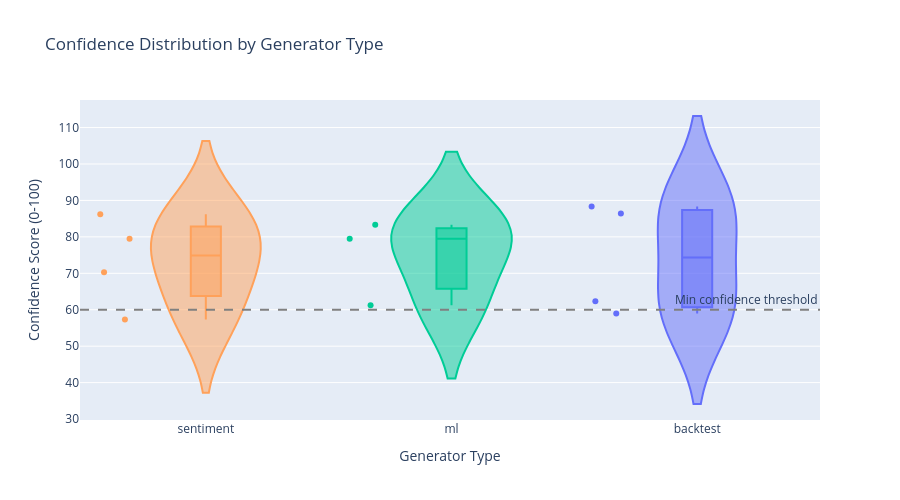

Notebook code for this chart:
### Markdown cell above
## 4. Confidence Distribution by Generator

Violin plot showing how confidence scores are distributed across each `signal_type` (backtest, sentiment, ml). This helps assess which generators tend to produce higher-conviction signals.

### Code cell
try:
    if not signals_df.empty:
        fig = px.violin(
            signals_df, x="signal_type", y="confidence",
            color="signal_type", box=True, points="all",
            title="Confidence Distribution by Generator Type",
            labels={"signal_type": "Generator Type", "confidence": "Confidence Score (0-100)"},
            color_discrete_map={
                "backtest": "#636EFA",
                "sentiment": "#FFA15A",
                "ml": "#00CC96",
            },
        )
        fig.update_layout(height=500, showlegend=False)
        fig.add_hline(y=60, line_dash="dash", line_color="gray",
                       annotation_text="Min confidence threshold")
        fig.show()
    else:
        raise ValueError("No signals data")
except Exception as e:
    print(f"Violin plot error: {e}")
    print("\nGenerating synthetic confidence distribution for demo...")
    np.random.seed(42)
    synth_violin = pd.DataFrame({
        "signal_type": np.random.choice(["backtest", "sentiment", "ml"], size=60, p=[0.4, 0.3, 0.3]),
        "confidence": np.concatenate([
            np.random.normal(70, 10, 24),
            np.random.normal(62, 12, 18),
            np.random.normal(75, 8, 18),
        ]),
    })
    synth_violin["confidence"] = synth_violin["confidence"].clip(30, 100)
    fig = px.violin(
        synth_violin, x="signal_type", y="confidence",
        color="signal_type", box=True, points="all",
        title="Confidence Distribution by Generator Type (Synthetic Demo)",
        labels={"signal_type": "Generator Type", "confidence": "Confidence Score (0-100)"},
        color_discrete_map={"backtest": "#636EFA", "sentiment": "#FFA15A", "ml": "#00CC96"},
    )
    fig.update_layout(height=500, showlegend=False)
    fig.add_hline(y=60, line_dash="dash", line_color="gray", annotation_text="Min confidence threshold")
    fig.show()

### Figure 1 — Plotly figure (JSON) as saved in the notebook; plotly's stock layout.template omitted (floating-point values rounded to 4 significant figures)
{"data": [{"alignmentgroup": "True", "box": {"visible": true}, "hovertemplate": "Generator Type=%{x}<br>Confidence Score (0-100)=%{y}<extra></extra>", "legendgroup": "sentiment", "marker": {"color": "#FFA15A"}, "name": "sentiment", "offsetgroup": "sentiment", "orientation": "v", "points": "all", "scalegroup": "True", "showlegend": true, "type": "violin", "x": ["sentiment", "sentiment", "sentiment", "sentiment"], "x0": " ", "xaxis": "x", "y": [86.2, 57.3, 79.5, 70.3], "y0": " ", "yaxis": "y"}, {"alignmentgroup": "True", "box": {"visible": true}, "hovertemplate": "Generator Type=%{x}<br>Confidence Score (0-100)=%{y}<extra></extra>", "legendgroup": "ml", "marker": {"color": "#00CC96"}, "name": "ml", "offsetgroup": "ml", "orientation": "v", "points": "all", "scalegroup": "True", "showlegend": true, "type": "violin", "x": ["ml", "ml", "ml"], "x0": " ", "xaxis": "x", "y": [61.2, 83.3, 79.5], "y0": " ", "yaxis": "y"}, {"alignmentgroup": "True", "box": {"visible": true}, "hovertemplate": "Generator Type=%{x}<br>Confidence Score (0-100)=%{y}<extra></extra>", "legendgroup": "backtest", "marker": {"color": "#636EFA"}, "name": "backtest", "offsetgroup": "backtest", "orientation": "v", "points": "all", "scalegroup": "True", "showlegend": true, "type": "violin", "x": ["backtest", "backtest", "backtest", "backtest"], "x0": " ", "xaxis": "x", "y": [59.0, 88.3, 62.3, 86.4], "y0": " ", "yaxis": "y"}], "layout": {"annotations": [{"showarrow": false, "text": "Min confidence threshold", "x": 1, "xanchor": "right", "xref": "x domain", "y": 60, "yanchor": "bottom", "yref": "y"}], "height": 500, "legend": {"title": {"text": "Generator Type"}, "tracegroupgap": 0}, "shapes": [{"line": {"color": "gray", "dash": "dash"}, "type": "line", "x0": 0, "x1": 1, "xref": "x domain", "y0": 60, "y1": 60, "yref": "y"}], "showlegend": false, "title": {"text": "Confidence Distribution by Generator Type"}, "violinmode": "overlay", "xaxis": {"anchor": "y", "categoryarray": ["sentiment", "ml", "backtest"], "categoryorder": "array", "domain": [0.0, 1.0], "title": {"text": "Generator Type"}}, "yaxis": {"anchor": "x", "domain": [0.0, 1.0], "title": {"text": "Confidence Score (0-100)"}}}}
